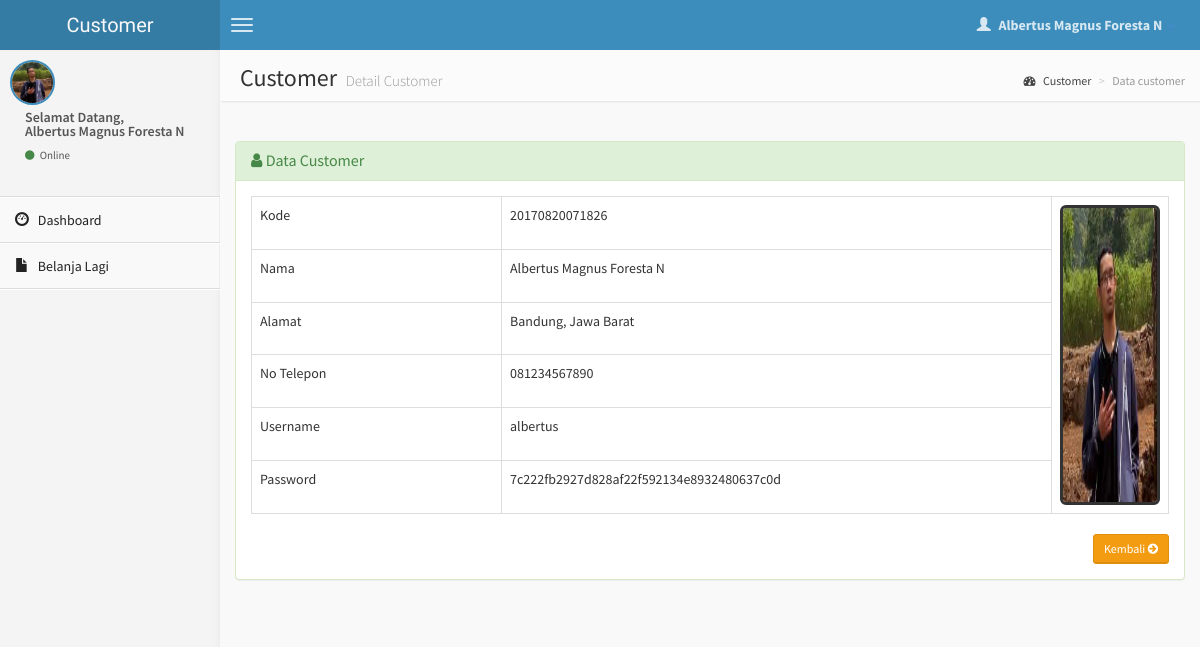
Page /customer/detail-customer.php?hal=edit&kd_cus=20170820071826 (signed in) on the committed database.
### tables this page shows
CREATE TABLE `customer` (
  `kd_cus` varchar(20) NOT NULL,
  `nama` varchar(50) NOT NULL,
  `alamat` varchar(50) NOT NULL,
  `no_telp` varchar(15) NOT NULL,
  `username` varchar(15) NOT NULL,
  `pw` text NOT NULL,
  `gambar` varchar(100) NOT NULL
);

### customer/detail-customer.php (the view, shortened to what this page needs)
<?php
if (empty($_SESSION['username'])) {
  header('location:../index.php');
} else {
?>
  <!DOCTYPE html>
  <html>
  <head>
    <link href="../dist/css/bootstrap.css" rel="stylesheet" type="text/css" />
    <link href="//cdnjs.cloudflare.com/ajax/libs/font-awesome/4.1.0/css/font-awesome.min.css" rel="stylesheet" type="text/css" />
    <link href="//code.ionicframework.com/ionicons/1.5.2/css/ionicons.min.css" rel="stylesheet" type="text/css" />
    <link href="../css/morris/morris.css" rel="stylesheet" type="text/css" />
    <link href="../css/jvectormap/jquery-jvectormap-1.2.2.css" rel="stylesheet" type="text/css" />
    <link href="../css/datepicker/datepicker3.css" rel="stylesheet" type="text/css" />
    <link href="../css/daterangepicker/daterangepicker-bs3.css" rel="stylesheet" type="text/css" />
    <link href="../css/bootstrap-wysihtml5/bootstrap3-wysihtml5.min.css" rel="stylesheet" type="text/css" />
    <link href="../css/AdminLTE.css" rel="stylesheet" type="text/css" />
    <link rel="stylesheet" href="datatables/dataTables.bootstrap.css" />
  </head>
  <body class="skin-blue">
    <header class="header">
      <a href="index.php" class="logo">
        Customer
      </a>
      <nav class="navbar navbar-static-top" role="navigation">
        <a href="#" class="navbar-btn sidebar-toggle" data-toggle="offcanvas" role="button">
          <span class="icon-bar"></span>
          <span class="icon-bar"></span>
          <span class="icon-bar"></span>
        </a>
        <div class="navbar-right">
          <ul class="nav navbar-nav">
            <li class="dropdown user user-menu">
              <a href="#" class="dropdown-toggle" data-toggle="dropdown">
                <i class="glyphicon glyphicon-user"></i>
                <span><?php echo $_SESSION['fullname']; ?> <i class="caret"></i></span>
              </a>
              <?php } ?>
            </li>
          </ul>
        </div>
      </nav>
    </header>
    <div class="wrapper row-offcanvas row-offcanvas-left">
      <aside class="left-side sidebar-offcanvas">
        <section class="sidebar">
          <div class="user-panel">
            <div class="pull-left image">
              <img src="<?php echo $_SESSION['gambar']; ?>" class="img-circle" alt="User Image" style="border: 2px solid #3C8DBC;" />
            </div>
            <div class="pull-left info">
              <p>Selamat Datang,<br /><?php echo $_SESSION['fullname']; ?></p>
              <a href="#"><i class="fa fa-circle text-success"></i> Online</a>
            </div>
          </div>
          <?php include "menu.php"; ?>
        </section>
      </aside>
      <aside class="right-side">
        <section class="content-header">
          <h1>
            Customer
            <small>Detail Customer</small>
          </h1>
          <ol class="breadcrumb">
            <li><a href="#"><i class="fa fa-dashboard"></i> Customer</a></li>
            <li class="active">Data customer</li>
          </ol>
        </section>
        <section class="content">
          <br />
          <div class="row">
            <div class="col-lg-12">
              <div class="panel panel-success">
                <div class="panel-heading">
                  <h3 class="panel-title"><i class="fa fa-user"></i> Data Customer </h3>
                </div>
                <?php
                $query = mysqli_query($koneksi, "SELECT * FROM customer WHERE kd_cus='$_GET[kd_cus]'");
                $data  = mysqli_fetch_array($query);
                ?>
                <div class="panel-body">
                  <table id="example" class="table table-hover table-bordered">
                    <tr>
                      <td>Kode</td>
                      <td><?php echo $data['kd_cus']; ?></td>
                      <td rowspan="9">
                        <div class="pull-right image">
                          <img src="<?php echo $data['gambar']; ?>" class="img-rounded" height="300" width="250" alt="User Image" style="border: 3px solid #333333;" />
                        </div>
                      </td>
                    </tr>
                    <tr>
                      <td width="250">Nama</td>
                      <td width="550"><?php echo $data['nama']; ?></td>
                    </tr>
                    <tr>
                      <td>Alamat</td>
                      <td><?php echo $data['alamat']; ?></td>
                    </tr>
                    <tr>
                      <td>No Telepon</td>
                      <td><?php echo $data['no_telp']; ?></td>
                    </tr>
                    <tr>
                      <td>Username</td>
                      <td><?php echo $data['username']; ?></td>
                    </tr>
                    <tr>
                      <td>Password</td>
                      <td><?php echo $data['pw']; ?></td>
                    </tr>
                  </table>
                  <div class="text-right">
                    <a href="index1.php" class="btn btn-sm btn-warning"> Kembali <i class="fa fa-arrow-circle-right"></i></a>
                  </div>
                </div>
              </div>
            </div>
          </div>
        </section>
      </aside>
    </div>
  </body>
  </html>

### rows in the picture
customer: kd_cus "20170820071826", gambar (picture), nama "Albertus Magnus Foresta N", alamat "Bandung, Jawa Barat", no_telp "081234567890", username "albertus", pw "7c222fb2927d828af22f592134e8932480637c0d"

### other values in the picture
$_SESSION['fullname'] "Albertus Magnus Foresta N"
